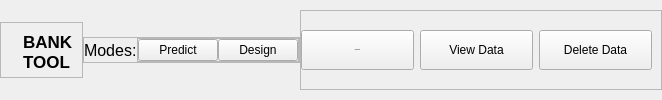
     <widget class="QWidget" name="head" native="true">
      <property name="maximumSize">
       <size>
        <width>16777215</width>
        <height>100</height>
       </size>
      </property>
      <property name="palette">
       <palette>
        <active/>
        <inactive/>
        <disabled/>
       </palette>
      </property>
      <layout class="QHBoxLayout" name="horizontalLayout">
       <property name="spacing">
        <number>0</number>
       </property>
       <property name="leftMargin">
        <number>0</number>
       </property>
       <property name="topMargin">
        <number>0</number>
       </property>
       <property name="rightMargin">
        <number>0</number>
       </property>
       <property name="bottomMargin">
        <number>0</number>
       </property>
       <item alignment="Qt::AlignLeft|Qt::AlignVCenter">
        <widget class="QFrame" name="frame">
         <property name="frameShape">
          <enum>QFrame::StyledPanel</enum>
         </property>
         <property name="frameShadow">
          <enum>QFrame::Raised</enum>
         </property>
         <layout class="QHBoxLayout" name="horizontalLayout_3">
          <property name="bottomMargin">
           <number>5</number>
          </property>
          <item>
           <widget class="QLabel" name="label_2">
            <property name="maximumSize">
             <size>
              <width>25</width>
              <height>25</height>
             </size>
            </property>
            <property name="text">
             <string/>
            </property>
            <property name="pixmap">
             <pixmap resource="../icon/designer.qrc">:/images/app.png</pixmap>
            </property>
            <property name="scaledContents">
             <bool>true</bool>
            </property>
           </widget>
          </item>
          <item>
           <widget class="QLabel" name="label_3">
            <property name="maximumSize">
             <size>
              <width>250</width>
              <height>16777215</height>
             </size>
            </property>
            <property name="font">
             <font>
              <pointsize>13</pointsize>
              <weight>75</weight>
              <bold>true</bold>
             </font>
            </property>
            <property name="layoutDirection">
             <enum>Qt::LeftToRight</enum>
            </property>
            <property name="text">
             <string>BANK TOOL</string>
            </property>
            <property name="textFormat">
             <enum>Qt::AutoText</enum>
            </property>
            <property name="scaledContents">
             <bool>false</bool>
            </property>
            <property name="wordWrap">
             <bool>true</bool>
            </property>
           </widget>
          </item>
         </layout>
        </widget>
       </item>
       <item alignment="Qt::AlignHCenter|Qt::AlignVCenter">
        <widget class="QFrame" name="frame_2">
         <property name="frameShape">
          <enum>QFrame::StyledPanel</enum>
         </property>
         <property name="frameShadow">
          <enum>QFrame::Raised</enum>
         </property>
         <layout class="QHBoxLayout" name="horizontalLayout_2">
          <property name="spacing">
           <number>0</number>
          </property>
          <property name="leftMargin">
           <number>0</number>
          </property>
          <property name="topMargin">
           <number>0</number>
          </property>
          <property name="rightMargin">
           <number>0</number>
          </property>
          <property name="bottomMargin">
           <number>0</number>
          </property>
          <item>
           <widget class="QLabel" name="label">
            <property name="font">
             <font>
              <pointsize>12</pointsize>
             </font>
            </property>
            <property name="text">
             <string>Modes:</string>
            </property>
           </widget>
          </item>
          <item>
           <widget class="QFrame" name="tab_frame">
            <property name="frameShape">
             <enum>QFrame::StyledPanel</enum>
            </property>
            <property name="frameShadow">
             <enum>QFrame::Raised</enum>
            </property>
            <layout class="QHBoxLayout" name="horizontalLayout_4">
             <property name="spacing">
              <number>0</number>
             </property>
             <property name="leftMargin">
              <number>0</number>
             </property>
             <property name="topMargin">
              <number>0</number>
             </property>
             <property name="rightMargin">
              <number>0</number>
             </property>
             <property name="bottomMargin">
              <number>0</number>
             </property>
             <item>
              <widget class="QPushButton" name="predict_btn">
               <property name="cursor">
                <cursorShape>OpenHandCursor</cursorShape>
               </property>
               <property name="text">
                <string>Predict</string>
               </property>
              </widget>
             </item>
             <item>
              <widget class="QPushButton" name="design_btn">
               <property name="cursor">
                <cursorShape>OpenHandCursor</cursorShape>
               </property>
               <property name="text">
                <string>Design</string>
               </property>
              </widget>
             </item>
            </layout>
           </widget>
          </item>
         </layout>
        </widget>
       </item>
       <item alignment="Qt::AlignRight|Qt::AlignVCenter">
        <widget class="QFrame" name="frame_3">
         <property name="sizePolicy">
          <sizepolicy hsizetype="Minimum" vsizetype="Minimum">
           <horstretch>0</horstretch>
           <verstretch>0</verstretch>
          </sizepolicy>
         </property>
         <property name="minimumSize">
          <size>
           <width>362</width>
           <height>80</height>
          </size>
         </property>
         <property name="frameShape">
          <enum>QFrame::StyledPanel</enum>
         </property>
         <property name="frameShadow">
          <enum>QFrame::Raised</enum>
         </property>
         <layout class="QHBoxLayout" name="horizontalLayout_5">
          <property name="leftMargin">
           <number>0</number>
          </property>
          <property name="topMargin">
           <number>0</number>
          </property>
          <property name="rightMargin">
           <number>9</number>
          </property>
          <property name="bottomMargin">
           <number>0</number>
          </property>
          <item>
           <widget class="QPushButton" name="import_btn">
            <property name="minimumSize">
             <size>
              <width>0</width>
              <height>40</height>
             </size>
            </property>
            <property name="font">
             <font>
              <pointsize>-1</pointsize>
             </font>
            </property>
            <property name="text">
             <string>Import Data</string>
            </property>
            <property name="icon">
             <iconset resource="../icon/designer.qrc">
              <normaloff>:/images/add.png</normaloff>:/images/add.png</iconset>
            </property>
           </widget>
          </item>
          <item>
           <widget class="QPushButton" name="view_btn">
            <property name="minimumSize">
             <size>
              <width>0</width>
              <height>40</height>
             </size>
            </property>
            <property name="text">
             <string>View Data</string>
            </property>
            <property name="icon">
             <iconset resource="../icon/designer.qrc">
              <normaloff>:/images/view.png</normaloff>:/images/view.png</iconset>
            </property>
           </widget>
          </item>
          <item>
           <widget class="QPushButton" name="delete_btn">
            <property name="minimumSize">
             <size>
              <width>0</width>
              <height>40</height>
             </size>
            </property>
            <property name="text">
             <string>Delete Data</string>
            </property>
            <property name="icon">
             <iconset resource="../icon/designer.qrc">
              <normaloff>:/images/delete.png</normaloff>:/images/delete.png</iconset>
            </property>
           </widget>
          </item>
         </layout>
        </widget>
       </item>
      </layout>
     </widget>
